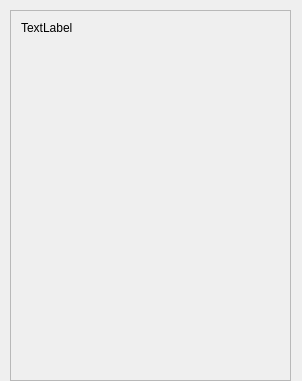
<?xml version="1.0" encoding="UTF-8"?>
<ui version="4.0">
 <class>formPerfectCores</class>
 <widget class="QWidget" name="formPerfectCores">
  <property name="geometry">
   <rect>
    <x>0</x>
    <y>0</y>
    <width>302</width>
    <height>381</height>
   </rect>
  </property>
  <property name="windowTitle">
   <string>完美核心</string>
  </property>
  <widget class="QScrollArea" name="scrollArea">
   <property name="geometry">
    <rect>
     <x>10</x>
     <y>10</y>
     <width>281</width>
     <height>371</height>
    </rect>
   </property>
   <property name="widgetResizable">
    <bool>true</bool>
   </property>
   <widget class="QWidget" name="scrollAreaWidgetContents">
    <property name="geometry">
     <rect>
      <x>0</x>
      <y>0</y>
      <width>279</width>
      <height>369</height>
     </rect>
    </property>
    <widget class="QWidget" name="verticalLayoutWidget">
     <property name="geometry">
      <rect>
       <x>10</x>
       <y>10</y>
       <width>271</width>
       <height>361</height>
      </rect>
     </property>
     <layout class="QVBoxLayout" name="verticalLayout">
      <item>
       <widget class="QLabel" name="label">
        <property name="text">
         <string>TextLabel</string>
        </property>
        <property name="alignment">
         <set>Qt::AlignLeading|Qt::AlignLeft|Qt::AlignTop</set>
        </property>
       </widget>
      </item>
     </layout>
    </widget>
   </widget>
  </widget>
 </widget>
 <resources/>
 <connections/>
</ui>
